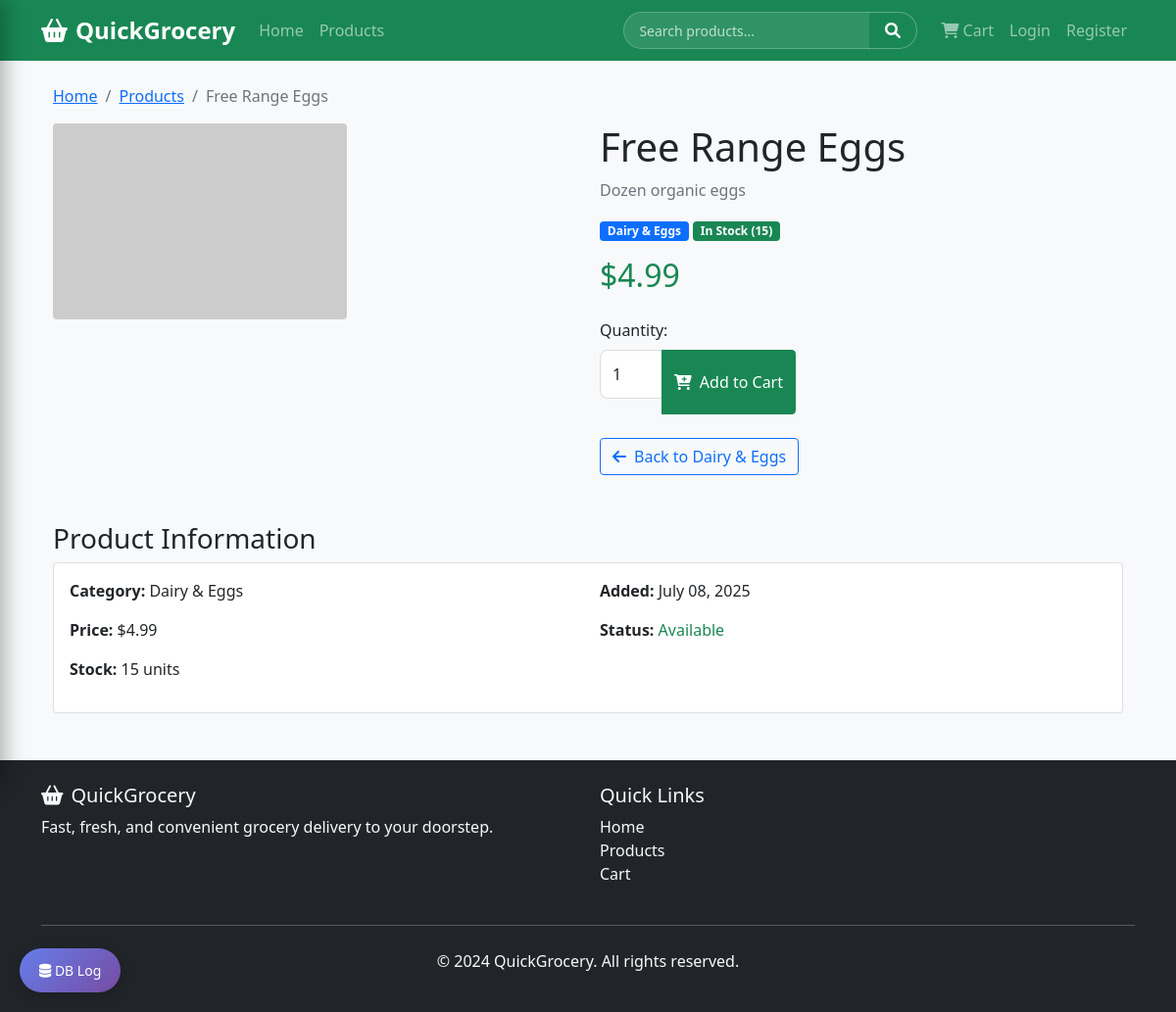
The app's page /product/4 with its own data.
### app.py (models this page shows)
class Product(db.Model):
    id = db.Column(db.Integer, primary_key=True)
    name = db.Column(db.String(200), nullable=False)
    description = db.Column(db.Text)
    price = db.Column(db.Float, nullable=False)
    image_url = db.Column(db.String(200))
    stock = db.Column(db.Integer, default=0)
    category_id = db.Column(db.Integer, db.ForeignKey('category.id'))
    is_available = db.Column(db.Boolean, default=True)
    created_at = db.Column(db.DateTime, default=datetime.utcnow)

class Category(db.Model):
    id = db.Column(db.Integer, primary_key=True)
    name = db.Column(db.String(100), unique=True, nullable=False)
    icon = db.Column(db.String(50))
    products = db.relationship('Product', backref='category', lazy=True)

### app.py (the view)
@app.route('/product/<int:product_id>')
def product_detail(product_id):
    product = Product.query.get_or_404(product_id)
    return render_template('product_detail.html', product=product)

### templates/product_detail.html (shortened to what this page needs)
{% extends "base.html" %}
{% block content %}
<div class="container">
    <nav aria-label="breadcrumb">
        <ol class="breadcrumb">
            <li class="breadcrumb-item"><a href="{{ url_for('index') }}">Home</a></li>
            <li class="breadcrumb-item"><a href="{{ url_for('products') }}">Products</a></li>
            <li class="breadcrumb-item active" aria-current="page">{{ product.name }}</li>
        </ol>
    </nav>
    <div class="row">
        <div class="col-md-6">
            <img src="{{ product.image_url }}" alt="{{ product.name }}" class="img-fluid rounded">
        </div>
        <div class="col-md-6">
            <h1>{{ product.name }}</h1>
            <p class="text-muted mb-3">{{ product.description }}</p>
            <div class="mb-3">
                <span class="badge bg-primary">{{ product.category.name }}</span>
                {% if product.stock > 0 %}
                <span class="badge bg-success">In Stock ({{ product.stock }})</span>
                {% else %}
                <span class="badge bg-danger">Out of Stock</span>
                {% endif %}
            </div>
            <h2 class="text-success mb-4">${{ "%.2f"|format(product.price) }}</h2>
            {% if product.stock > 0 %}
            <form method="POST" action="{{ url_for('add_to_cart', product_id=product.id) }}">
                <div class="mb-3">
                    <label for="quantity" class="form-label">Quantity:</label>
                    <div class="input-group" style="width: 200px;">
                        <input type="number" class="form-control" id="quantity" name="quantity" value="1" min="1" max="{{ product.stock }}">
                        <button class="btn btn-success" type="submit">
                            <i class="fas fa-cart-plus me-2"></i>Add to Cart
                        </button>
                    </div>
                </div>
            </form>
            {% else %}
            <button class="btn btn-secondary" disabled>
                <i class="fas fa-times me-2"></i>Out of Stock
            </button>
            {% endif %}
            <div class="mt-4">
                <a href="{{ url_for('products', category=product.category.id) }}" class="btn btn-outline-primary">
                    <i class="fas fa-arrow-left me-2"></i>Back to {{ product.category.name }}
                </a>
            </div>
        </div>
    </div>
    <div class="row mt-5">
        <div class="col-12">
            <h3>Product Information</h3>
            <div class="card">
                <div class="card-body">
                    <div class="row">
                        <div class="col-md-6">
                            <p><strong>Category:</strong> {{ product.category.name }}</p>
                            <p><strong>Price:</strong> ${{ "%.2f"|format(product.price) }}</p>
                            <p><strong>Stock:</strong> {{ product.stock }} units</p>
                        </div>
                        <div class="col-md-6">
                            <p><strong>Added:</strong> {{ product.created_at.strftime('%B %d, %Y') }}</p>
                            <p><strong>Status:</strong>
                                {% if product.is_available %}
                                    <span class="text-success">Available</span>
                                {% else %}
                                    <span class="text-danger">Unavailable</span>
                                {% endif %}
                            </p>
                        </div>
                    </div>
                </div>
            </div>
        </div>
    </div>
</div>
{% endblock %}

### static/css/style.css (style rules this page uses)
body { font-family: 'Segoe UI', Tahoma, Geneva, Verdana, sans-serif; background-color: #f8f9fa; }
.form-control { border-radius: 8px; border: 1px solid #ddd; padding: 0.75rem; margin-bottom: 1rem; }

### records on screen
Product: name "Free Range Eggs", description "Dozen organic eggs", stock "15", price "4.99", created_at "July 08, 2025"
Category: category.name "Dairy & Eggs"
